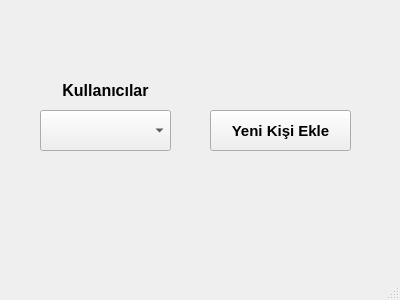
<?xml version="1.0" encoding="UTF-8"?>
<ui version="4.0">
 <class>mainwindow</class>
 <widget class="QMainWindow" name="mainwindow">
  <property name="geometry">
   <rect>
    <x>0</x>
    <y>0</y>
    <width>400</width>
    <height>300</height>
   </rect>
  </property>
  <property name="font">
   <font>
    <pointsize>12</pointsize>
    <weight>75</weight>
    <bold>true</bold>
   </font>
  </property>
  <property name="windowTitle">
   <string>mainwindow</string>
  </property>
  <widget class="QWidget" name="centralwidget">
   <widget class="QComboBox" name="comboBox_users">
    <property name="geometry">
     <rect>
      <x>40</x>
      <y>110</y>
      <width>131</width>
      <height>41</height>
     </rect>
    </property>
   </widget>
   <widget class="QPushButton" name="pushButton_add_new_users">
    <property name="geometry">
     <rect>
      <x>210</x>
      <y>110</y>
      <width>141</width>
      <height>41</height>
     </rect>
    </property>
    <property name="font">
     <font>
      <pointsize>11</pointsize>
     </font>
    </property>
    <property name="text">
     <string>Yeni Kişi Ekle</string>
    </property>
   </widget>
   <widget class="QLabel" name="label">
    <property name="geometry">
     <rect>
      <x>30</x>
      <y>70</y>
      <width>151</width>
      <height>41</height>
     </rect>
    </property>
    <property name="font">
     <font>
      <pointsize>12</pointsize>
     </font>
    </property>
    <property name="text">
     <string>Kullanıcılar</string>
    </property>
    <property name="alignment">
     <set>Qt::AlignCenter</set>
    </property>
   </widget>
  </widget>
  <widget class="QMenuBar" name="menubar">
   <property name="geometry">
    <rect>
     <x>0</x>
     <y>0</y>
     <width>400</width>
     <height>27</height>
    </rect>
   </property>
  </widget>
  <widget class="QStatusBar" name="statusbar"/>
 </widget>
 <resources/>
 <connections/>
</ui>
